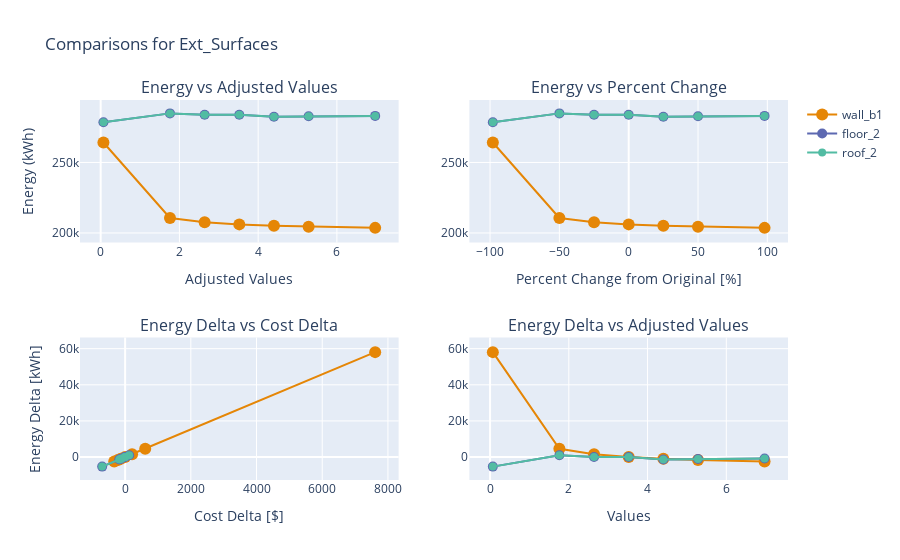

Notebook code for this chart:
### Code cell
four_compare(es_data[0], es_data[1], es_data[2])

### Figure 1 — Plotly figure (JSON) as saved in the notebook; plotly's stock layout.template omitted (floating-point values rounded to 4 significant figures)
{"data": [{"legendgroup": "Groups", "line": {"color": "rgb(229, 134, 6)"}, "marker": {"size": 12.0}, "mode": "lines+markers", "name": "wall_b1", "showlegend": true, "type": "scatter", "x": [0.07042, 1.761, 2.641, 3.521, 4.401, 5.282, 6.972], "xaxis": "x", "y": [264200.0, 210700.0, 207700.0, 206100.0, 205100.0, 204400.0, 203600.0], "yaxis": "y"}, {"legendgroup": "Groups", "line": {"color": "rgb(93, 105, 177)"}, "marker": {"size": 10.0}, "mode": "lines+markers", "name": "floor_2", "showlegend": true, "type": "scatter", "x": [0.07042, 1.761, 2.641, 3.521, 4.401, 5.282, 6.972], "xaxis": "x", "y": [278600.0, 284800.0, 283900.0, 283900.0, 282500.0, 282800.0, 283100.0], "yaxis": "y"}, {"legendgroup": "Groups", "line": {"color": "rgb(82, 188, 163)"}, "marker": {"size": 8.003}, "mode": "lines+markers", "name": "roof_2", "showlegend": true, "type": "scatter", "x": [0.07042, 1.761, 2.641, 3.521, 4.401, 5.282, 6.972], "xaxis": "x", "y": [278600.0, 284800.0, 283900.0, 283900.0, 282500.0, 282800.0, 283100.0], "yaxis": "y"}, {"legendgroup": "Groups", "line": {"color": "rgb(229, 134, 6)"}, "marker": {"size": 12.0}, "mode": "lines+markers", "name": "wall_b1", "showlegend": false, "type": "scatter", "x": [-98, -50, -25, 0, 25, 50, 98], "xaxis": "x2", "y": [264200.0, 210700.0, 207700.0, 206100.0, 205100.0, 204400.0, 203600.0], "yaxis": "y2"}, {"legendgroup": "Groups", "line": {"color": "rgb(93, 105, 177)"}, "marker": {"size": 10.0}, "mode": "lines+markers", "name": "floor_2", "showlegend": false, "type": "scatter", "x": [-98, -50, -25, 0, 25, 50, 98], "xaxis": "x2", "y": [278600.0, 284800.0, 283900.0, 283900.0, 282500.0, 282800.0, 283100.0], "yaxis": "y2"}, {"legendgroup": "Groups", "line": {"color": "rgb(82, 188, 163)"}, "marker": {"size": 8.003}, "mode": "lines+markers", "name": "roof_2", "showlegend": false, "type": "scatter", "x": [-98, -50, -25, 0, 25, 50, 98], "xaxis": "x2", "y": [278600.0, 284800.0, 283900.0, 283900.0, 282500.0, 282800.0, 283100.0], "yaxis": "y2"}, {"legendgroup": "Groups", "line": {"color": "rgb(229, 134, 6)"}, "marker": {"size": 12.0}, "mode": "lines+markers", "name": "wall_b1", "showlegend": false, "type": "scatter", "x": [7611.0, 612.0, 211.8, 0, -131.6, -220.6, -331.5], "xaxis": "x3", "y": [58090.0, 4576.0, 1585.0, 0, -981.5, -1651.0, -2480.0], "yaxis": "y3"}, {"legendgroup": "Groups", "line": {"color": "rgb(93, 105, 177)"}, "marker": {"size": 10.0}, "mode": "lines+markers", "name": "floor_2", "showlegend": false, "type": "scatter", "x": [-698.1, 123.7, -4.59, 0, -177.9, -143.4, -101.2], "xaxis": "x3", "y": [-5318.0, 975.6, -15.32, 0, -1361.0, -1109.0, -798.6], "yaxis": "y3"}, {"legendgroup": "Groups", "line": {"color": "rgb(82, 188, 163)"}, "marker": {"size": 8.003}, "mode": "lines+markers", "name": "roof_2", "showlegend": false, "type": "scatter", "x": [-698.1, 123.7, -4.59, 0, -177.9, -143.4, -101.2], "xaxis": "x3", "y": [-5318.0, 975.6, -15.32, 0, -1361.0, -1109.0, -798.6], "yaxis": "y3"}, {"legendgroup": "Groups", "line": {"color": "rgb(229, 134, 6)"}, "marker": {"size": 12.0}, "mode": "lines+markers", "name": "wall_b1", "showlegend": false, "type": "scatter", "x": [0.07042, 1.761, 2.641, 3.521, 4.401, 5.282, 6.972], "xaxis": "x4", "y": [58090.0, 4576.0, 1585.0, 0, -981.5, -1651.0, -2480.0], "yaxis": "y4"}, {"legendgroup": "Groups", "line": {"color": "rgb(93, 105, 177)"}, "marker": {"size": 10.0}, "mode": "lines+markers", "name": "floor_2", "showlegend": false, "type": "scatter", "x": [0.07042, 1.761, 2.641, 3.521, 4.401, 5.282, 6.972], "xaxis": "x4", "y": [-5318.0, 975.6, -15.32, 0, -1361.0, -1109.0, -798.6], "yaxis": "y4"}, {"legendgroup": "Groups", "line": {"color": "rgb(82, 188, 163)"}, "marker": {"size": 8.003}, "mode": "lines+markers", "name": "roof_2", "showlegend": false, "type": "scatter", "x": [0.07042, 1.761, 2.641, 3.521, 4.401, 5.282, 6.972], "xaxis": "x4", "y": [-5318.0, 975.6, -15.32, 0, -1361.0, -1109.0, -798.6], "yaxis": "y4"}], "layout": {"annotations": [{"font": {"size": 16}, "showarrow": false, "text": "Energy vs Adjusted Values", "x": 0.225, "xanchor": "center", "xref": "paper", "y": 1, "yanchor": "bottom", "yref": "paper"}, {"font": {"size": 16}, "showarrow": false, "text": "Energy vs Percent Change", "x": 0.775, "xanchor": "center", "xref": "paper", "y": 1, "yanchor": "bottom", "yref": "paper"}, {"font": {"size": 16}, "showarrow": false, "text": "Energy Delta vs Cost Delta", "x": 0.225, "xanchor": "center", "xref": "paper", "y": 0.375, "yanchor": "bottom", "yref": "paper"}, {"font": {"size": 16}, "showarrow": false, "text": "Energy Delta vs Adjusted Values", "x": 0.775, "xanchor": "center", "xref": "paper", "y": 0.375, "yanchor": "bottom", "yref": "paper"}], "title": {"text": "Comparisons for Ext_Surfaces"}, "xaxis": {"anchor": "y", "domain": [0, 0.45], "title": {"text": "Adjusted Values"}}, "xaxis2": {"anchor": "y2", "domain": [0.55, 1], "title": {"text": "Percent Change from Original [%]"}}, "xaxis3": {"anchor": "y3", "domain": [0, 0.45], "title": {"text": "Cost Delta [$]"}}, "xaxis4": {"anchor": "y4", "domain": [0.55, 1], "title": {"text": "Values"}}, "yaxis": {"anchor": "x", "domain": [0.625, 1], "title": {"text": "Energy (kWh)"}}, "yaxis2": {"anchor": "x2", "domain": [0.625, 1]}, "yaxis3": {"anchor": "x3", "domain": [0, 0.375], "title": {"text": "Energy Delta [kWh]"}}, "yaxis4": {"anchor": "x4", "domain": [0, 0.375]}}}
